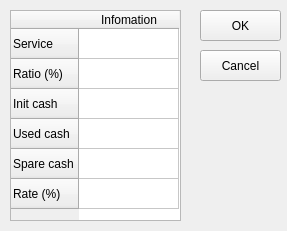
<?xml version="1.0" encoding="UTF-8"?>
<ui version="4.0">
 <class>serivce_ui</class>
 <widget class="QWidget" name="serivce_ui">
  <property name="geometry">
   <rect>
    <x>0</x>
    <y>0</y>
    <width>287</width>
    <height>231</height>
   </rect>
  </property>
  <property name="windowTitle">
   <string>serivce_ui</string>
  </property>
  <widget class="QPushButton" name="cancelButton">
   <property name="geometry">
    <rect>
     <x>200</x>
     <y>50</y>
     <width>81</width>
     <height>31</height>
    </rect>
   </property>
   <property name="text">
    <string>Cancel</string>
   </property>
  </widget>
  <widget class="QPushButton" name="okButton">
   <property name="geometry">
    <rect>
     <x>200</x>
     <y>10</y>
     <width>81</width>
     <height>31</height>
    </rect>
   </property>
   <property name="text">
    <string>OK</string>
   </property>
  </widget>
  <widget class="QTableWidget" name="services_tab_2">
   <property name="geometry">
    <rect>
     <x>10</x>
     <y>10</y>
     <width>171</width>
     <height>211</height>
    </rect>
   </property>
   <row>
    <property name="text">
     <string>Service</string>
    </property>
   </row>
   <row>
    <property name="text">
     <string>Ratio (%)</string>
    </property>
   </row>
   <row>
    <property name="text">
     <string>Init cash</string>
    </property>
   </row>
   <row>
    <property name="text">
     <string>Used cash</string>
    </property>
   </row>
   <row>
    <property name="text">
     <string>Spare cash</string>
    </property>
   </row>
   <row>
    <property name="text">
     <string>Rate (%)</string>
    </property>
   </row>
   <column>
    <property name="text">
     <string>Infomation</string>
    </property>
   </column>
  </widget>
 </widget>
 <layoutdefault spacing="6" margin="11"/>
 <resources/>
 <connections/>
</ui>
